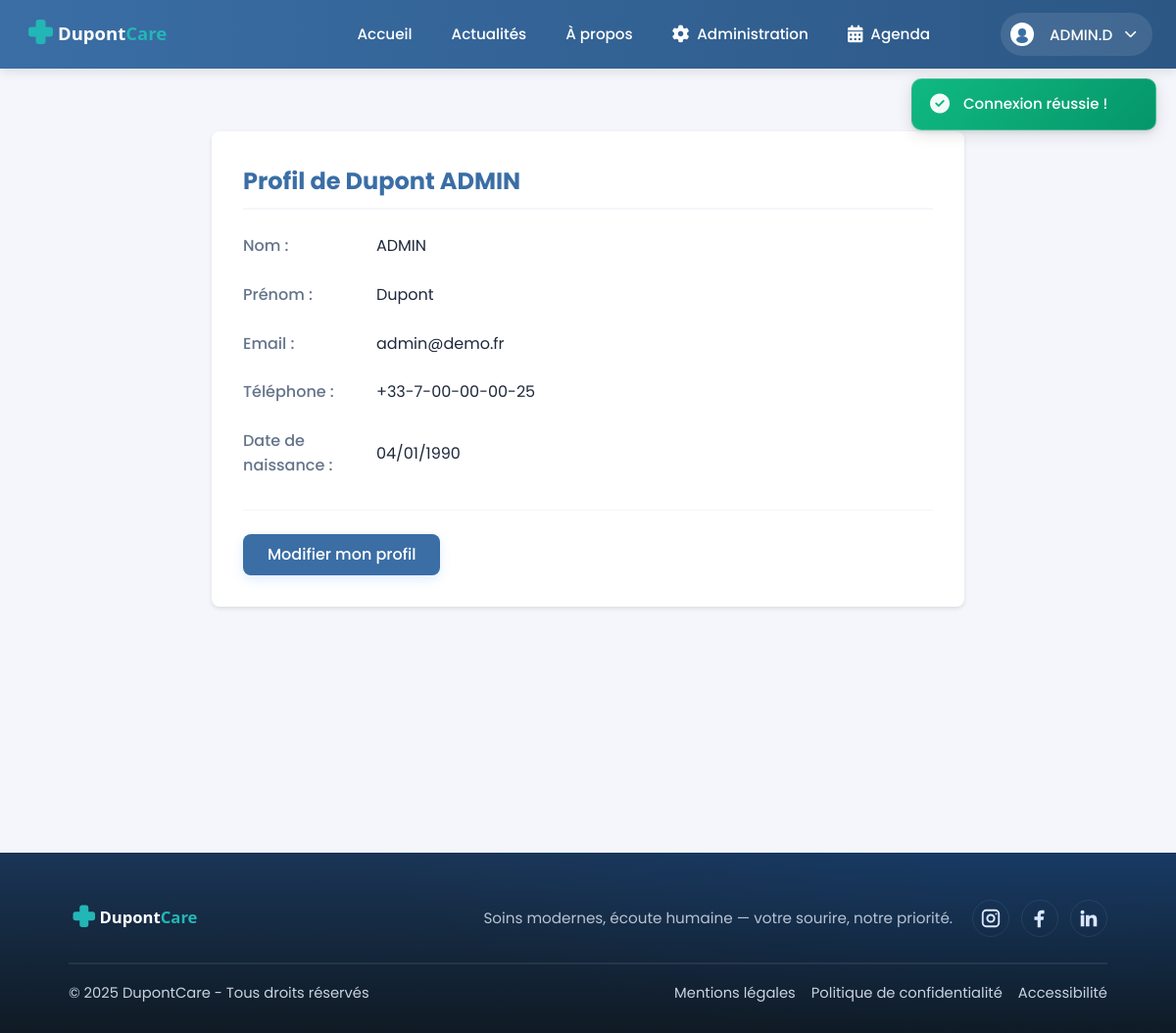
The page /index.php?page=user&action=profile (signed in) on the database as committed earlier.
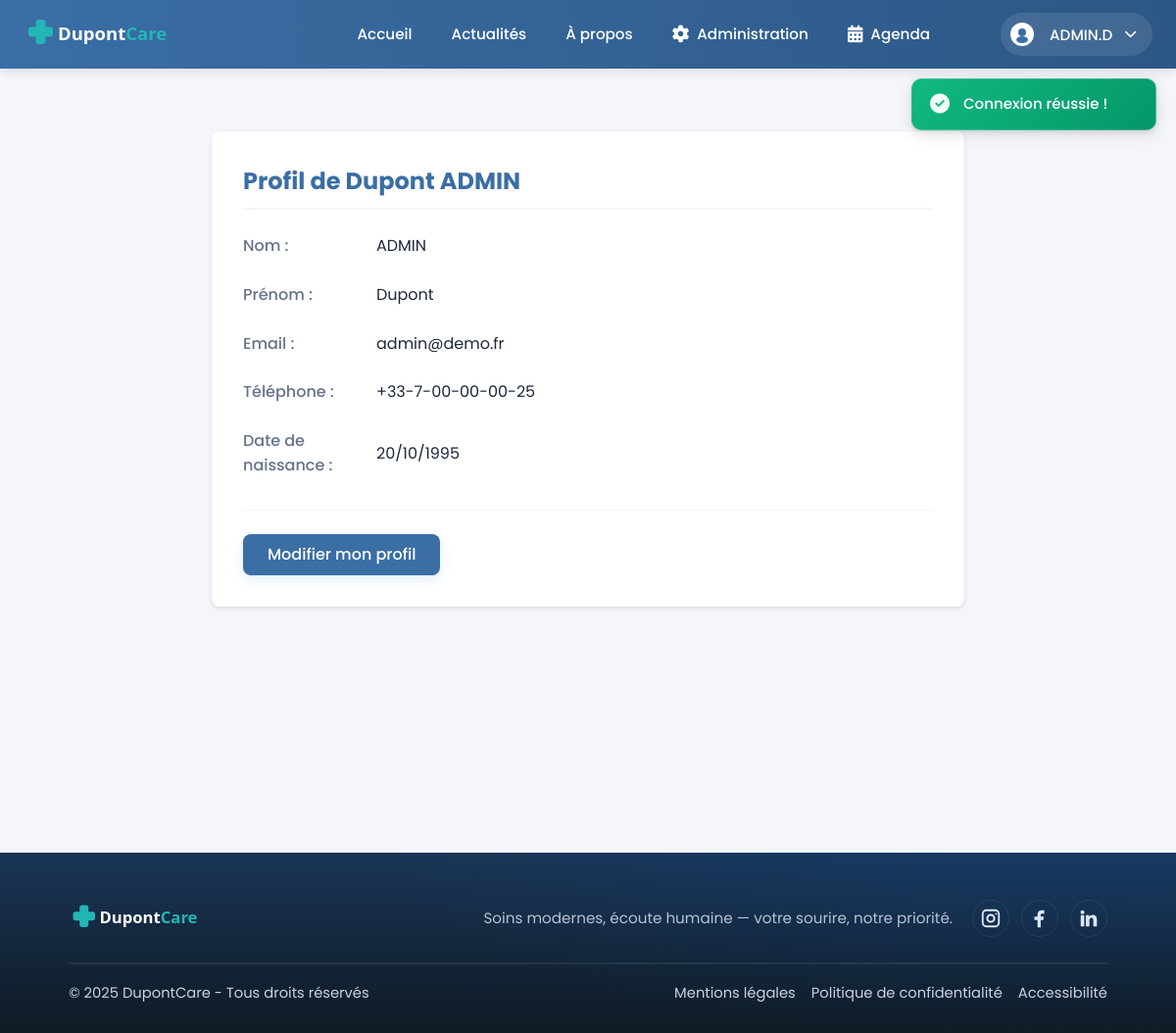
The same page on the database as committed later.
### tables this page shows
CREATE TABLE `utilisateur` (
  `id` int(10) UNSIGNED NOT NULL,
  `role` enum('PATIENT','MEDECIN','SECRETAIRE') NOT NULL,
  `nom` varchar(100) NOT NULL,
  `prenom` varchar(100) NOT NULL,
  `email` varchar(190) NOT NULL,
  `telephone` varchar(30) DEFAULT NULL,
  `avatar` varchar(255) DEFAULT NULL,
  `password_hash` varchar(255) NOT NULL,
  `date_inscription` datetime NOT NULL DEFAULT current_timestamp(),
  `date_naissance` date DEFAULT NULL
);

### app/controllers/UserController.php (called while the page is built, shortened)
<?php
class UserController {
    private $userModel;
    public function __construct() {
        $this->userModel = new UserModel();
    }
    public function profile() {
        $user = $this->userModel->getUserById($_SESSION['user_id']);
        require_once 'app/views/user/profile.php';
    }
}

### app/core/App.php (called while the page is built, shortened)
<?php
class App {
    public function run() {
        $action = isset($_GET['action']) ? strtolower($_GET['action']) : 'index';
        $method = strtolower(trim($action));
        $params = [];
        try {
            $controller = new $controllerClass();
            call_user_func_array([$controller, $method], $params);
        } catch (\Exception $e) {
            error_log("Exception dans App.php: " . $e->getMessage());
            http_response_code(404);
            include __DIR__ . '/../views/error/404.php';
        }
    }
}

### index.php (called while the page is built, shortened)
<?php
$app = new App();
$app->run();

### app/models/database.php (called while the page is built, shortened)
<?php
class Database {
    private static $instance = null;
    private $connection;
    private function __construct() {
        $host = DB_HOST;
        $dbname = DB_NAME;
        $user = DB_USER;
        $pass = DB_PASS;
        $charset = DB_CHARSET;
        $options = [
            PDO::ATTR_ERRMODE => PDO::ERRMODE_EXCEPTION,
            PDO::ATTR_DEFAULT_FETCH_MODE => PDO::FETCH_ASSOC,
            PDO::MYSQL_ATTR_INIT_COMMAND => "SET NAMES $charset"
        ];
        try {
            $this->connection = new PDO(
                "mysql:host=$host;dbname=$dbname;charset=$charset",
                $user,
                $pass,
                $options
            );
        } catch (PDOException $e) {
            die('Erreur connexion BDD : ' . $e->getMessage());
        }
    }
    public function prepare($sql) {
        return $this->connection->prepare($sql);
    }
    public static function getInstance() {
        if (self::$instance === null) {
            self::$instance = new self();
        }
        return self::$instance;
    }
}

### app/core/Model.php (called while the page is built, shortened)
<?php
abstract class Model {
    public function __construct() {
        $this->db = Database::getInstance();
    }
}

### app/models/UserModel.php (called while the page is built, shortened)
<?php
class UserModel extends Model {
    public function getUserById($id) {
        $sql = "SELECT * FROM utilisateur WHERE id = ?";
        $stmt = $this->db->prepare($sql);
        $stmt->execute([$id]);
        return $stmt->fetch();
    }
}

### app/views/user/profile.php (the view, shortened to what this page needs)
<?php
include __DIR__ . '/../templates/header.php';
?>
<link rel="stylesheet" href="<?php echo BASE_URL; ?>/css/pages/profil.css">
<main class="profile-page">
    <div class="profile-container">
        <section class="profile-section">
            <h2>Profil de <?php echo htmlspecialchars($user['prenom'] . ' ' . $user['nom']); ?></h2>
            <div class="profile-info">
                <div class="info-group">
                    <label>Nom :</label>
                    <span><?php echo htmlspecialchars($user['nom']); ?></span>
                </div>
                <div class="info-group">
                    <label>Prénom :</label>
                    <span><?php echo htmlspecialchars($user['prenom']); ?></span>
                </div>
                <div class="info-group">
                    <label>Email :</label>
                    <span><?php echo htmlspecialchars($user['email']); ?></span>
                </div>
                <div class="info-group">
                    <label>Téléphone :</label>
                    <span><?php
                        if (!empty($user['telephone'])) {
                            $tel = $user['telephone'];
                            echo htmlspecialchars($tel);
                        } else {
                            echo "Non renseigné";
                        }
                    ?></span>
                </div>
                <div class="info-group">
                    <label>Date de naissance :</label>
                    <span><?php
                        if (!empty($user['date_naissance']) && $user['date_naissance'] !== '0000-00-00') {
                            $date = DateTime::createFromFormat('Y-m-d', $user['date_naissance']);
                            if ($date) {
                                echo $date->format('d/m/Y');
                            } else {
                                echo "Non renseignée";
                            }
                        } else {
                            echo "Non renseignée";
                        }
                    ?></span>
                </div>
            </div>
            <div class="profile-actions">
                <a href="index.php?page=user&action=edit" class="btn btn-primary">Modifier mon profil</a>
            </div>
        </section>
    </div>
</main>
<?php
include __DIR__ . '/../templates/footer.php';
?>

Rows that differ between the two databases and show on the page:
changed utilisateur "Dupont ADMIN": date_naissance "04/01/1990" → "20/10/1995"
